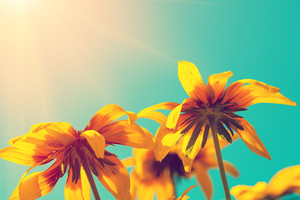
#> input picture Pengolahan Citra Digital/a.jpg, 300 x 200 px, found by its file name
$ python negatifImgae.py
#> lines starting #> are read from the running program, lines starting #| are printed output that depends on the picture
#> in run, im is the input picture: shape (200, 300, 3); mean R, G, B 167.7, 179.1, 131.4
import numpy as np
import matplotlib.pyplot as plt


#asumsi semua gambar adalah grey
def Grey(im):
    img = im.copy()
    img_gray = np.int16(0.299*img[:,:,0] + 0.587*img[:,:,1] + 0.11*img[:,:,2])
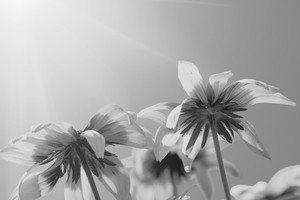
#> img_gray: shape (200, 300) int16; min 22, max 248, mean 169.3
    return(img_gray)

def negatif(img_gray):
    neg = 255 - img_gray
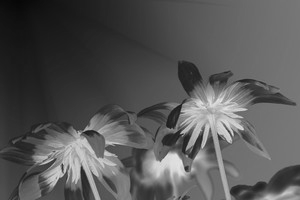
#> neg: shape (200, 300) int16; min 7, max 233, mean 85.7
    return(neg)

def run():
    #baca citra
    im = plt.imread('C:/Users/Anonym0x/Documents/python/a.jpg')

    im_negatif = negatif(Grey(im))

    #show image
    plt.subplot(121)
    plt.imshow(Grey(im), cmap='gray')

    plt.subplot(122)
    plt.imshow(im_negatif, cmap='gray')
    plt.show()
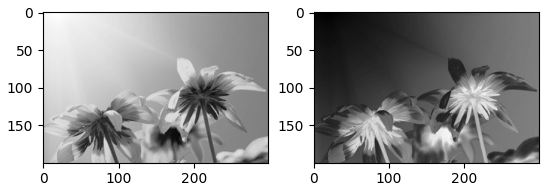
#> figure drawn by matplotlib, 2 panels

if __name__ == '__main__':
    run()

$ run again, with Pengolahan Citra Digital/bunga.jpg copied over Pengolahan Citra Digital/a.jpg
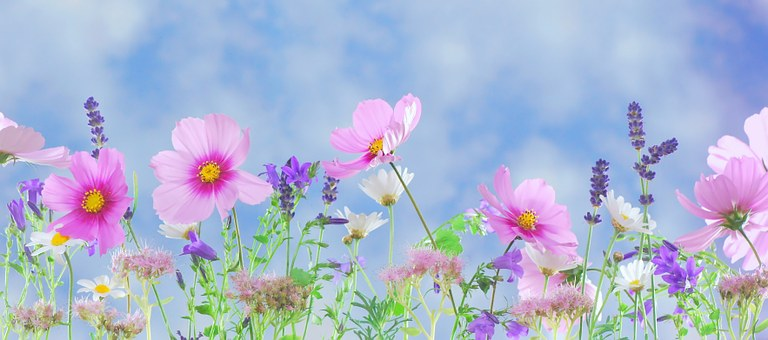
#> input picture Pengolahan Citra Digital/bunga.jpg, 768 x 340 px, found by its file name
#> in run, im is the input picture: shape (340, 768, 3); mean R, G, B 172.5, 182.4, 209.1
#> in negatif, `neg = 255 - img_gray`:
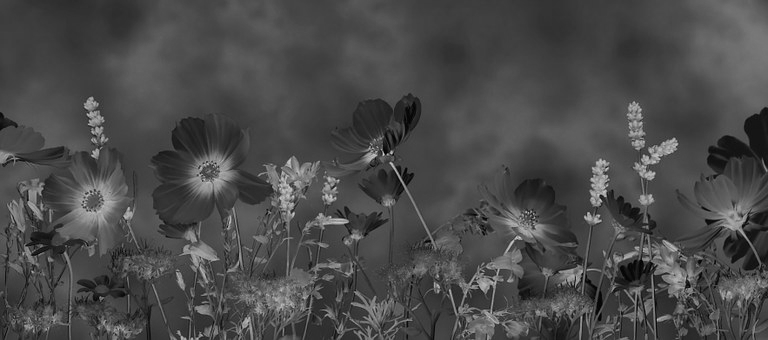
#> neg: shape (340, 768) int16; min 2, max 214, mean 73.8
#> in run, `plt.show()`:
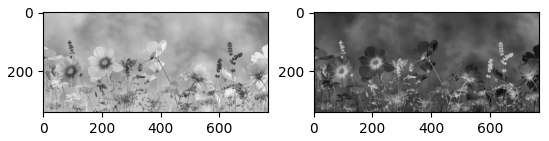
#> figure drawn by matplotlib, 2 panels
